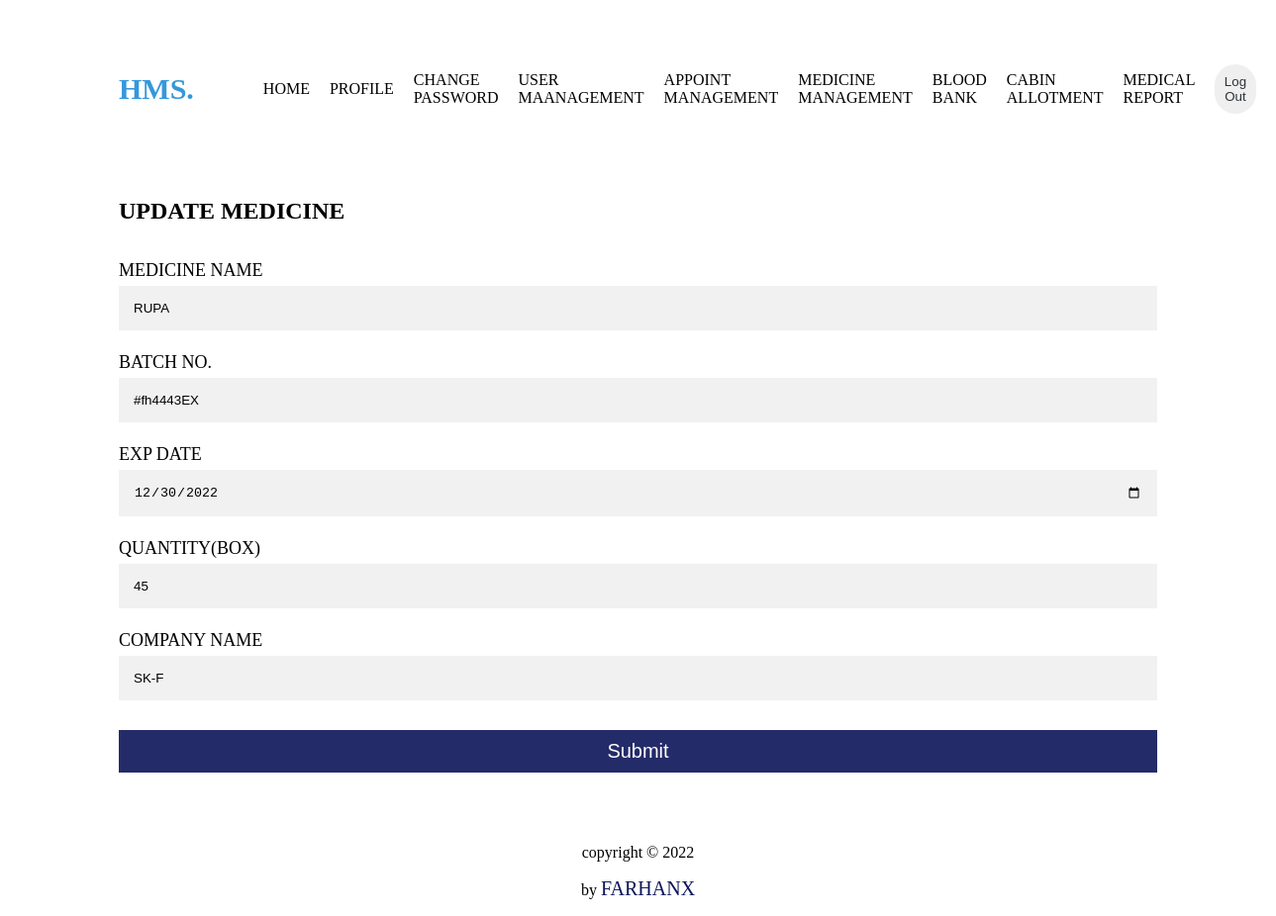
Screenshot of /view/update-medicine.php?edit=4 (signed in) with the database file from the repository.
### tables this page shows
CREATE TABLE `medicine` (
  `id` int(11) NOT NULL,
  `m_name` varchar(100) NOT NULL,
  `batch` varchar(30) NOT NULL,
  `exp` date NOT NULL,
  `quantity` int(10) NOT NULL,
  `c_name` varchar(100) NOT NULL
);

### control/update-medicineAction.php (called while the page is built, shortened)
<?php
include('../model/database.php');
if(isset($_GET['edit'])){
    $id= $_GET['edit'];
  $editData= edit_data($connection, $id);
}
function edit_data($connection, $id)
{
 $query= "SELECT * FROM medicine WHERE id= $id";
 $exec = mysqli_query($connection, $query);
 $row= mysqli_fetch_assoc($exec);
 return $row;
}
?>

### view/update-medicine.php (the view, shortened to what this page needs)
<?php
include('../control/update-medicineAction.php');
?>
<!DOCTYPE html>
<html>
<head>
</head>
<body style="padding-right:7rem;padding-left:7rem;">
<?php include "../model/_nav.php"; ?>
<div class="medicine">
    <div class="form-title">
    <h2 style= "text-align: center;">UPDATE MEDICINE</h2>
    </div>
    <form method="post" action="">
          <label>MEDICINE NAME</label>
<input type="text" placeholder="Enter Medicine Name" name="m_name" required value="<?php echo isset($editData) ? $editData['m_name'] : '' ?>">
          <label>BATCH NO.</label>
<input type="text" placeholder="Enter Batch No." name="batch" required value="<?php echo isset($editData) ? $editData['batch'] : '' ?>">
          <label>EXP DATE</label>
<input type="date" placeholder="Select Expire Date" name="exp" required value="<?php echo isset($editData) ? $editData['exp'] : '' ?>">
         <label>QUANTITY(BOX)</label>
<input type="text" placeholder="Enter Quantity" name="quantity" required value="<?php echo isset($editData) ? $editData['quantity'] : '' ?>">
          <label>COMPANY NAME</label>
<input type="text" placeholder="Enter Company Name" name="c_name" required value="<?php echo isset($editData) ? $editData['c_name'] : '' ?>">
          <button type="submit" name="update">Submit</button>
    </form>
        </div>
<?php include "../model/footer.php"; ?>
</body>
</html>

### view/update-medicine.php (style rules this page uses)
body { overflow-x: hidden; }
* { box-sizing: border-box; }
input { width: 100%; padding: 15px; margin: 5px 0 22px 0; display: inline-block; border: none; background: #f1f1f1; }
button[type=submit] { background-color: #0D1559; color: #ffffff; padding: 10px 20px; margin: 8px 0; border: none; cursor: pointer; width: 100%; opacity: 0.9; font-size: 20px; }
label { font-size: 18px;; }
.form-title a, .form-title h2 { display: inline-block; }

### rows the page displays
medicine: m_name "RUPA", batch "#fh4443EX", exp "12/30/2022", quantity "45", c_name "SK-F"
